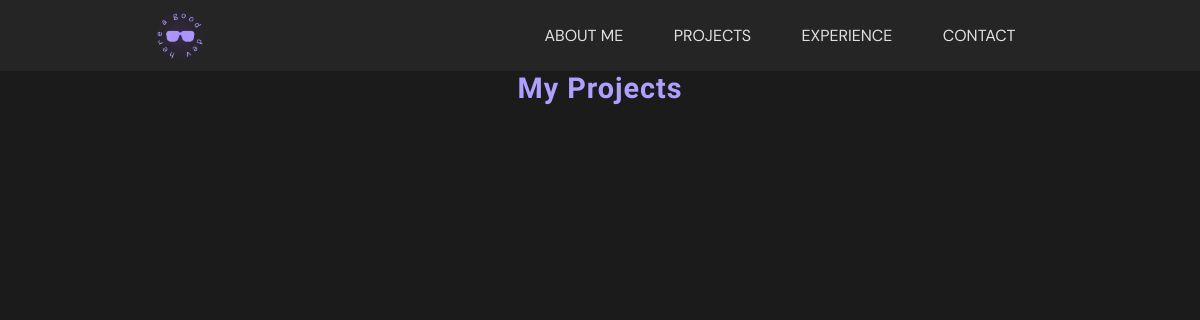
Page /content/ on the earlier database version.
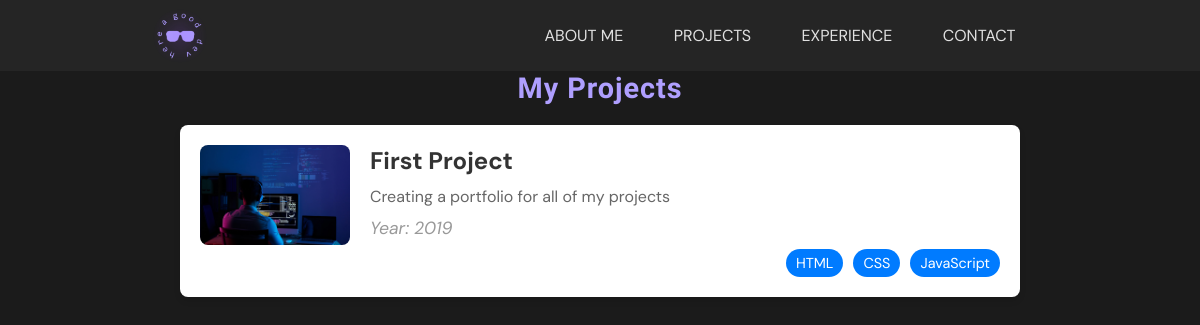
Same page on the later database version.
### content/models.py (models this page shows, shortened)
class Project(models.Model):
    name = models.CharField(max_length=200)
    description = models.TextField()
    year = models.IntegerField()
    image = models.ImageField(upload_to='static/img')
    repository = models.URLField()
    skill = models.ManyToManyField(Skill)

### content/views.py (the view)
# urls.py: path('', projects_list,  name='projects_list'),
def projects_list(request):
    projects = Project.objects.all()
    return render(request, 'content/projects_list.html',{
        'projects':projects
    })

### templates/content/projects_list.html (shortened to what this page needs)
{% extends 'base.html' %}
{% load static %}
{% block more_css %}
    <link rel="stylesheet" href="{% static './css/project-section.css' %}">
{% endblock %}
{% block content %}
    <section class="projects-section center-column">
        <h2>My Projects</h2>
        <div class="projects-list center-row">
            {% for project in projects %}
                <div class="project-card">
                    <div class="project-image">
                        <img src="{{project.image}}" alt="Project Image">
                    </div>
                    <div class="project-details">
                        <h3 class="project-title">{{project.name}}</h3>
                        <p class="project-description">{{project.description}}</p>
                        <p class="project-year">Year: {{project.year}}</p>
                        <div class="project-skills">
                            <span class="skill">HTML</span>
                            <span class="skill">CSS</span>
                            <span class="skill">JavaScript</span>
                        </div>
                    </div>
                </div>
            {% endfor %}
        </div>
    </section>
{% endblock %}

### templates/base.html (shortened to what this page needs)
{% load static %}
<!DOCTYPE html>
<html lang="en">
<head>
    <link rel="stylesheet" href="{% static './css/main.css' %}">
    <link rel="stylesheet" href="{% static './css/header.css' %}">
    <link rel="stylesheet" href="{% static './css/sections.css' %}">
    <link rel="stylesheet" href="{% static './css/responsive.css' %}">
    {% block more_css %}
    {% endblock %}
</head>
<body>
    <header class="center-row">
        <div class="logo">
            <a class="center-row" href="{% url 'about_url' %}">
                <img src="{% static './img/logo.png' %}" alt="">
            </a>
        </div>
        <nav class="nav-menu">
            <div class="nav-options center-row">
                <a href="{% url 'about_url' %}">About Me</a>
                <a href="{% url 'projects_list' %}">Projects</a>
                <a href="">Experience</a>
                <a href="">Contact</a>
            </div>
        </nav>
    </header>
    {% block content %}
    {% endblock content %}
</body>
</html>

### static/css/main.css (style rules this page uses)
:root { --primary-color: #AF9FFF; --primary-color-100: #D5CCFF; --primary-color-300: #7F66FF; --secondary-color: #025834; --secondary-color-600: #04C876; --secondary-color-900: #01321E; --background-color: #1B1B1B; --surface-color: #252525; --neutral-color: #E0E0E0; --lobster-font: "Lobster Two", sans-serif; --dm-font: "DM Sans", sans-serif; }
* { margin: 0; padding: 0; font-family: var(--dm-font); text-decoration: none; }
html { background-color: var(--background-color); font-size: 16px; }
.center-row { display: flex; align-items: center; justify-content: center; }
.center-column { display: flex; align-items: center; justify-content: center; flex-direction: column; }
h2 { font-family: var(--lobster-font); color: var(--primary-color); font-size: 1.8rem; letter-spacing: 0.06rem; }
p { color: var(--neutral-color); font-size: 1.1rem; }

### static/css/header.css (style rules this page uses)
header { background-color: var(--surface-color); }
.logo { width: 30%; }
.logo img { width: 15%; padding: 1%; }
.nav-menu { width: 70%; }
.nav-options a { color: var(--neutral-color); text-transform: uppercase; margin: 2%; padding: 1%; }

### static/css/project-section.css (style rules this page uses)
.project-card { display: flex; align-items: flex-start; background-color: #ffffff; border-radius: 8px; box-shadow: 0 4px 6px rgba(0, 0, 0, 0.1); margin-bottom: 20px; margin-top: 20px; padding: 20px; overflow: hidden; max-width: 100vh; width: 100vh; }
.project-image { flex-shrink: 0; margin-right: 20px; }
.project-image img { width: 150px; height: auto; border-radius: 8px; object-fit: cover; }
.project-details { flex: 1; }
.project-title { margin: 0; font-size: 1.5em; color: #333; }
.project-description { margin: 10px 0; color: #666; font-size: 1em; }
.project-year { font-style: italic; color: #999; margin-bottom: 10px; }
.project-skills { display: flex; flex-wrap: wrap; justify-content: flex-end; gap: 10px; margin-top: auto; }
.skill { background-color: #007bff; color: #ffffff; font-size: 0.9em; padding: 5px 10px; border-radius: 20px; white-space: nowrap; }

Differences in the rows shown:
added Project: image (picture), name "First Project", description "Creating a portfolio for all of my projects", year "2019"
